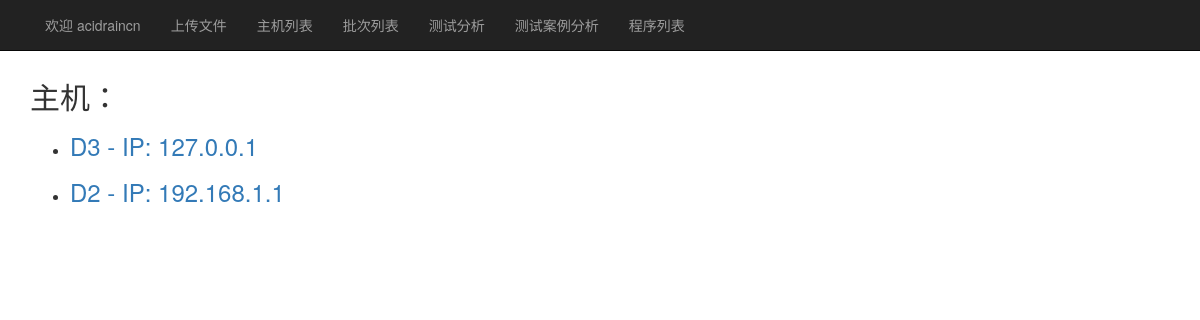
The app's page /place_list/ (signed in), older data.
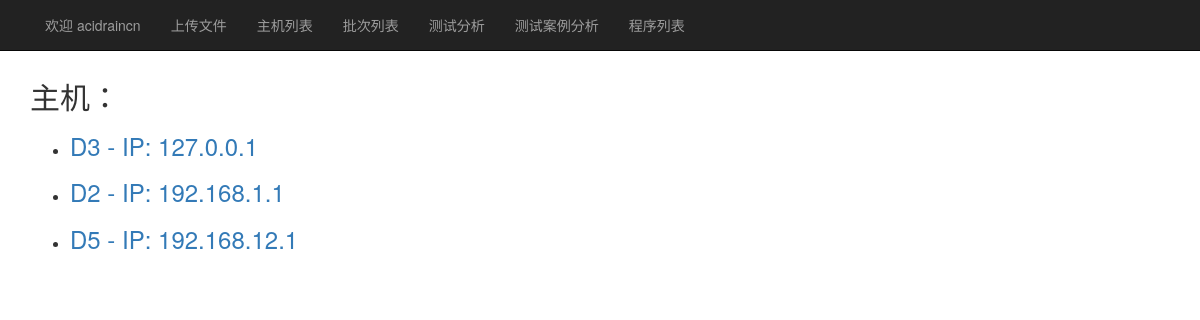
The same page, newer data.
### TestMIS/models.py (models this page shows)
class Place(models.Model):
    name = models.CharField(
        verbose_name='主机名',
        help_text='D3/D4/D5...等主机名称',
        max_length=10,
        primary_key=True,
    )
    ip = models.IPAddressField(
        verbose_name='IP地址',
        help_text='主机对应的IP地址',
    )
    port = models.IntegerField(
        verbose_name='IP端口(默认为0)',
        default=0,
        help_text='主机PCOM的IP端口',
    )
    class Meta:
        verbose_name = "主机"
        verbose_name_plural = "主机列表"
    def __unicode__(self):
        return u"{0} - IP: {1}".format(self.name, self.ip)

### TestMIS/views.py (the view)
# urls.py: url(r'^place_list/$', MfListView.as_view(), name='place_list'),
class MfListView(ListView):
    model = Place
    template_name = 'place_list.html'

### templates/place_list.html
{% extends 'base.html' %}
{% block content %}
<h2> 主机：</h2>
<ul>
  {% for place in place_list %}
  <li>
    <a href="{% url 'place_detail' place.name %}">
      <h3>{{ place }}</h3>
    </a>
  </li>
  {% endfor %}
</ul>
{% endblock %}

Row changes from the older to the newer data that the page shows:
added Place: name+ip "D5 - IP: 192.168.12.1"
